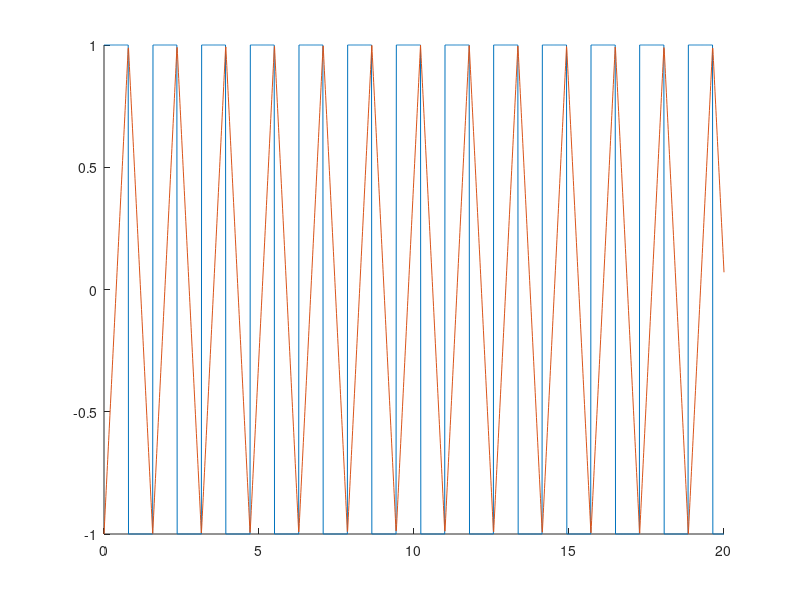

The MATLAB script that drew this image: (Note: this script raises an error after producing the figure.)
v1 = load("v1.txt");
m2 = load('m2.txt');
m1 = load('m1.txt');

hold on
figure(1)
plot(v1,m1);




%% square and triangular wave generation
clear;clc;clf;
dt=0.01; T = 20;
t = 0:dt:T;
square = square(t*4);
triangle = sawtooth(t*4,0.5);

hold on
plot(t,square)
plot(t,triangle)
hold off

M_square = zeros(length(t),2);
M_triangle= zeros(length(t),2);
M_square(:,2) = square;
M_triangle(:,2) = triangle;
M_square(:,1) = t;
M_triangle(:,1) = t;
dlmwrite('squareWave-20_0.01.txt',M_square, ' ')
dlmwrite('TriangleWave-20_0.01.txt',M_triangle, ' ')

%% Test of dataset
load('dataset.csv')

%% temp code 2

T = 10*(1/50);
Fs = 1000;
dt = 1/Fs;
t = 0:dt:T-dt;
x = sawtooth(2*pi*50*t,0.5);
plot(t,x)

plot(t,x)
grid on
